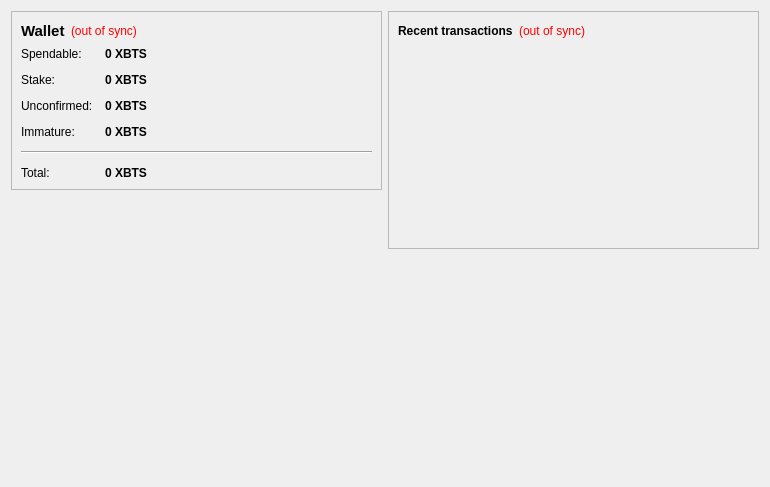
<?xml version="1.0" encoding="UTF-8"?>
<ui version="4.0">
 <class>OverviewPage</class>
 <widget class="QWidget" name="OverviewPage">
  <property name="geometry">
   <rect>
    <x>0</x>
    <y>0</y>
    <width>770</width>
    <height>487</height>
   </rect>
  </property>
  <property name="windowTitle">
   <string>Form</string>
  </property>
  <layout class="QHBoxLayout" name="horizontalLayout" stretch="1,1">
   <item>
    <layout class="QVBoxLayout" name="verticalLayout_2">
     <item>
      <widget class="QFrame" name="frame">
       <property name="frameShape">
        <enum>QFrame::StyledPanel</enum>
       </property>
       <property name="frameShadow">
        <enum>QFrame::Raised</enum>
       </property>
       <layout class="QVBoxLayout" name="verticalLayout_4">
        <item>
         <layout class="QHBoxLayout" name="horizontalLayout_4">
          <item>
           <widget class="QLabel" name="label_5">
            <property name="font">
             <font>
              <pointsize>11</pointsize>
              <weight>75</weight>
              <bold>true</bold>
             </font>
            </property>
            <property name="text">
             <string>Wallet</string>
            </property>
           </widget>
          </item>
          <item>
           <widget class="QLabel" name="labelWalletStatus">
            <property name="toolTip">
             <string>The displayed information may be out of date. Your wallet automatically synchronizes with the BeatsCoin network after a connection is established, but this process has not completed yet.</string>
            </property>
            <property name="styleSheet">
             <string notr="true">QLabel { color: red; }</string>
            </property>
            <property name="text">
             <string notr="true">(out of sync)</string>
            </property>
            <property name="alignment">
             <set>Qt::AlignLeading|Qt::AlignLeft|Qt::AlignVCenter</set>
            </property>
           </widget>
          </item>
          <item>
           <spacer name="horizontalSpacer_2">
            <property name="orientation">
             <enum>Qt::Horizontal</enum>
            </property>
            <property name="sizeHint" stdset="0">
             <size>
              <width>40</width>
              <height>20</height>
             </size>
            </property>
           </spacer>
          </item>
         </layout>
        </item>
        <item>
         <layout class="QFormLayout" name="formLayout_2">
          <property name="fieldGrowthPolicy">
           <enum>QFormLayout::AllNonFixedFieldsGrow</enum>
          </property>
          <property name="horizontalSpacing">
           <number>12</number>
          </property>
          <property name="verticalSpacing">
           <number>12</number>
          </property>
          <item row="0" column="0">
           <widget class="QLabel" name="label">
            <property name="text">
             <string>Spendable:</string>
            </property>
           </widget>
          </item>
          <item row="0" column="1">
           <widget class="QLabel" name="labelBalance">
            <property name="font">
             <font>
              <weight>75</weight>
              <bold>true</bold>
             </font>
            </property>
            <property name="cursor">
             <cursorShape>IBeamCursor</cursorShape>
            </property>
            <property name="toolTip">
             <string>Your current spendable balance</string>
            </property>
            <property name="text">
             <string notr="true">0 XBTS</string>
            </property>
            <property name="textInteractionFlags">
             <set>Qt::LinksAccessibleByMouse|Qt::TextSelectableByKeyboard|Qt::TextSelectableByMouse</set>
            </property>
           </widget>
          </item>
          <item row="1" column="0">
           <widget class="QLabel" name="label_6">
            <property name="text">
             <string>Stake:</string>
            </property>
           </widget>
          </item>
          <item row="1" column="1">
           <widget class="QLabel" name="labelStake">
            <property name="font">
             <font>
              <weight>75</weight>
              <bold>true</bold>
             </font>
            </property>
            <property name="cursor">
             <cursorShape>IBeamCursor</cursorShape>
            </property>
            <property name="toolTip">
             <string>Total of coins that was staked, and do not yet count toward the current balance</string>
            </property>
            <property name="text">
             <string notr="true">0 XBTS</string>
            </property>
            <property name="textInteractionFlags">
             <set>Qt::LinksAccessibleByMouse|Qt::TextSelectableByKeyboard|Qt::TextSelectableByMouse</set>
            </property>
           </widget>
          </item>
          <item row="2" column="0">
           <widget class="QLabel" name="label_3">
            <property name="text">
             <string>Unconfirmed:</string>
            </property>
           </widget>
          </item>
          <item row="2" column="1">
           <widget class="QLabel" name="labelUnconfirmed">
            <property name="font">
             <font>
              <weight>75</weight>
              <bold>true</bold>
             </font>
            </property>
            <property name="cursor">
             <cursorShape>IBeamCursor</cursorShape>
            </property>
            <property name="toolTip">
             <string>Total of transactions that have yet to be confirmed, and do not yet count toward the current balance</string>
            </property>
            <property name="text">
             <string notr="true">0 XBTS</string>
            </property>
            <property name="textInteractionFlags">
             <set>Qt::LinksAccessibleByMouse|Qt::TextSelectableByKeyboard|Qt::TextSelectableByMouse</set>
            </property>
           </widget>
          </item>
          <item row="3" column="0">
           <widget class="QLabel" name="labelImmatureText">
            <property name="text">
             <string>Immature:</string>
            </property>
           </widget>
          </item>
          <item row="3" column="1">
           <widget class="QLabel" name="labelImmature">
            <property name="font">
             <font>
              <weight>75</weight>
              <bold>true</bold>
             </font>
            </property>
            <property name="toolTip">
             <string>Mined balance that has not yet matured</string>
            </property>
            <property name="text">
             <string notr="true">0 XBTS</string>
            </property>
            <property name="textInteractionFlags">
             <set>Qt::LinksAccessibleByMouse|Qt::TextSelectableByKeyboard|Qt::TextSelectableByMouse</set>
            </property>
           </widget>
          </item>
          <item row="4" column="0" colspan="2">
           <widget class="Line" name="line">
            <property name="orientation">
             <enum>Qt::Horizontal</enum>
            </property>
           </widget>
          </item>
          <item row="5" column="0">
           <widget class="QLabel" name="labelTotalText">
            <property name="text">
             <string>Total:</string>
            </property>
           </widget>
          </item>
          <item row="5" column="1">
           <widget class="QLabel" name="labelTotal">
            <property name="font">
             <font>
              <weight>75</weight>
              <bold>true</bold>
             </font>
            </property>
            <property name="cursor">
             <cursorShape>IBeamCursor</cursorShape>
            </property>
            <property name="toolTip">
             <string>Your current total balance</string>
            </property>
            <property name="text">
             <string notr="true">0 XBTS</string>
            </property>
            <property name="textInteractionFlags">
             <set>Qt::LinksAccessibleByMouse|Qt::TextSelectableByKeyboard|Qt::TextSelectableByMouse</set>
            </property>
           </widget>
          </item>
         </layout>
        </item>
       </layout>
      </widget>
     </item>
     <item>
      <spacer name="verticalSpacer">
       <property name="orientation">
        <enum>Qt::Vertical</enum>
       </property>
       <property name="sizeHint" stdset="0">
        <size>
         <width>20</width>
         <height>40</height>
        </size>
       </property>
      </spacer>
     </item>
     <item>
      <widget class="QLabel" name="label_2">
       <property name="autoFillBackground">
        <bool>true</bool>
       </property>
       <property name="text">
        <string/>
       </property>
       <property name="pixmap">
        <pixmap resource="../bitcoin.qrc">:/icons/drmbg</pixmap>
       </property>
       <property name="scaledContents">
        <bool>false</bool>
       </property>
       <property name="margin">
        <number>0</number>
       </property>
      </widget>
     </item>
    </layout>
   </item>
   <item>
    <layout class="QVBoxLayout" name="verticalLayout_3">
     <item>
      <widget class="QFrame" name="frame_2">
       <property name="frameShape">
        <enum>QFrame::StyledPanel</enum>
       </property>
       <property name="frameShadow">
        <enum>QFrame::Raised</enum>
       </property>
       <layout class="QVBoxLayout" name="verticalLayout">
        <item>
         <layout class="QHBoxLayout" name="horizontalLayout_2">
          <item>
           <widget class="QLabel" name="label_4">
            <property name="text">
             <string>&lt;b&gt;Recent transactions&lt;/b&gt;</string>
            </property>
           </widget>
          </item>
          <item>
           <widget class="QLabel" name="labelTransactionsStatus">
            <property name="toolTip">
             <string>The displayed information may be out of date. Your wallet automatically synchronizes with the BeatsCoin network after a connection is established, but this process has not completed yet.</string>
            </property>
            <property name="styleSheet">
             <string notr="true">QLabel { color: red; }</string>
            </property>
            <property name="text">
             <string notr="true">(out of sync)</string>
            </property>
            <property name="alignment">
             <set>Qt::AlignRight|Qt::AlignTrailing|Qt::AlignVCenter</set>
            </property>
           </widget>
          </item>
          <item>
           <spacer name="horizontalSpacer">
            <property name="orientation">
             <enum>Qt::Horizontal</enum>
            </property>
            <property name="sizeHint" stdset="0">
             <size>
              <width>40</width>
              <height>20</height>
             </size>
            </property>
           </spacer>
          </item>
         </layout>
        </item>
        <item>
         <widget class="QListView" name="listTransactions">
          <property name="styleSheet">
           <string notr="true">QListView { background: transparent; }</string>
          </property>
          <property name="frameShape">
           <enum>QFrame::NoFrame</enum>
          </property>
          <property name="verticalScrollBarPolicy">
           <enum>Qt::ScrollBarAlwaysOff</enum>
          </property>
          <property name="horizontalScrollBarPolicy">
           <enum>Qt::ScrollBarAlwaysOff</enum>
          </property>
          <property name="selectionMode">
           <enum>QAbstractItemView::NoSelection</enum>
          </property>
         </widget>
        </item>
       </layout>
      </widget>
     </item>
     <item>
      <spacer name="verticalSpacer_2">
       <property name="orientation">
        <enum>Qt::Vertical</enum>
       </property>
       <property name="sizeHint" stdset="0">
        <size>
         <width>20</width>
         <height>40</height>
        </size>
       </property>
      </spacer>
     </item>
    </layout>
   </item>
  </layout>
 </widget>
 <resources/>
 <connections/>
</ui>
